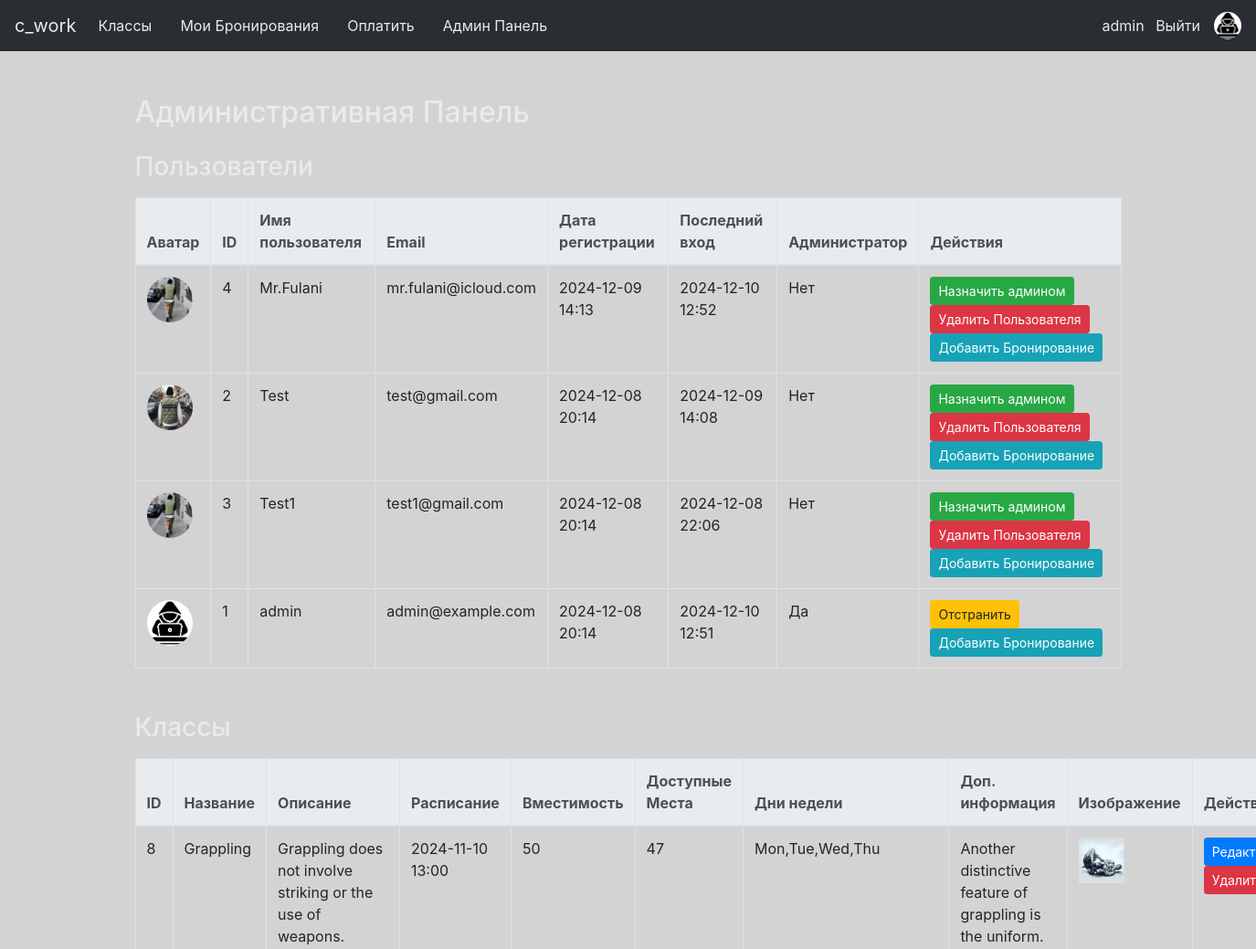
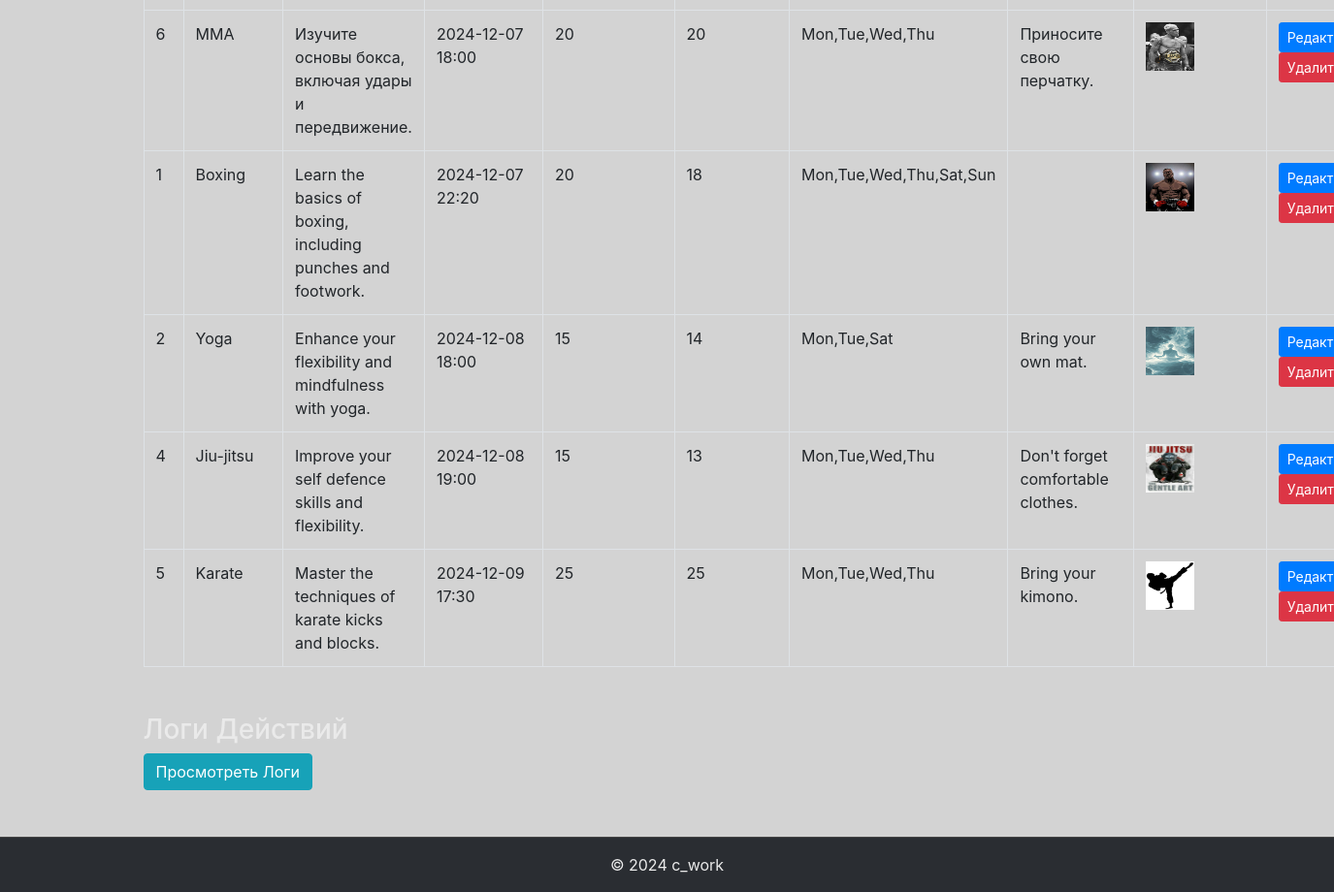
Page /admin/ (signed in) on the earlier database version (2 pictures, top to bottom).
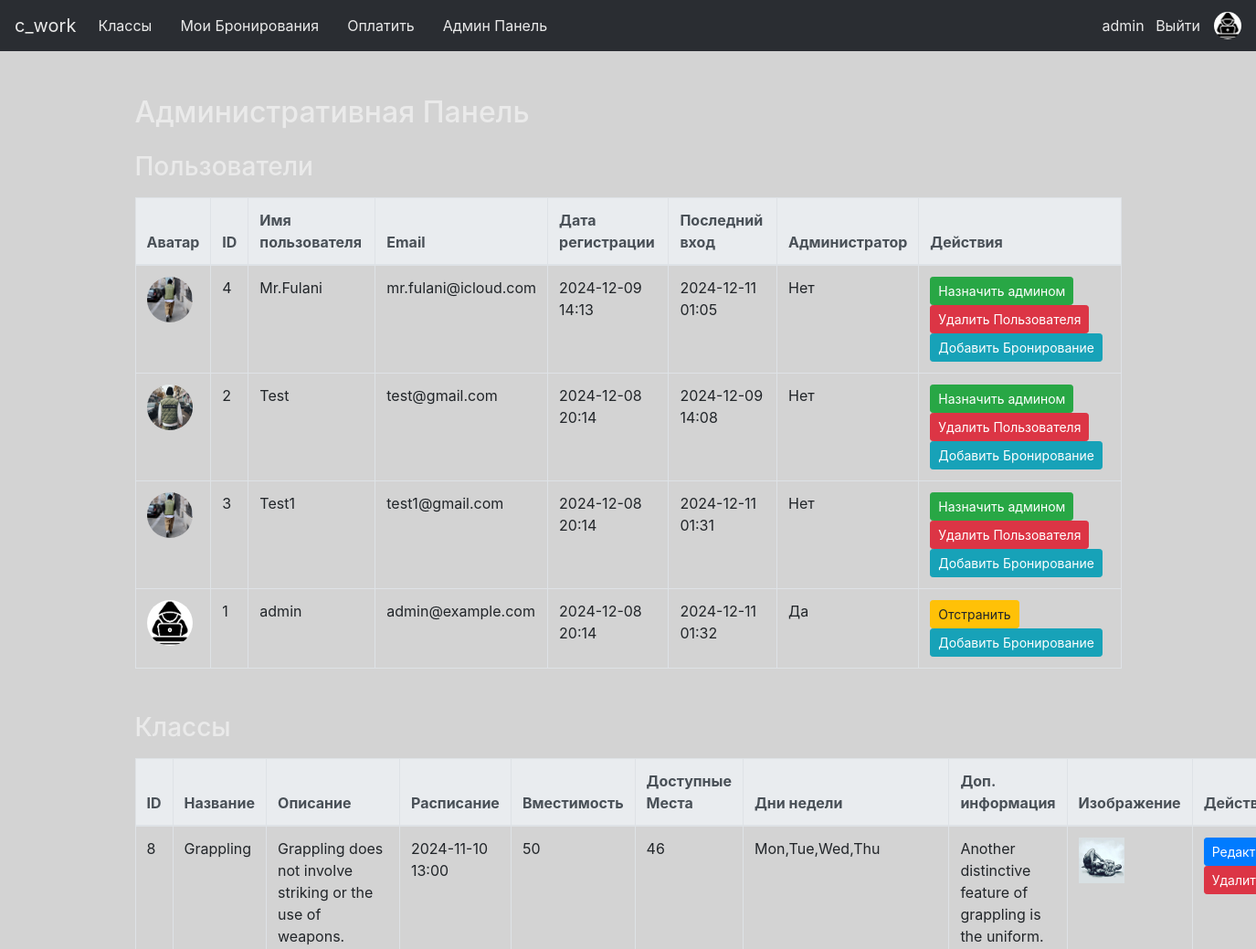
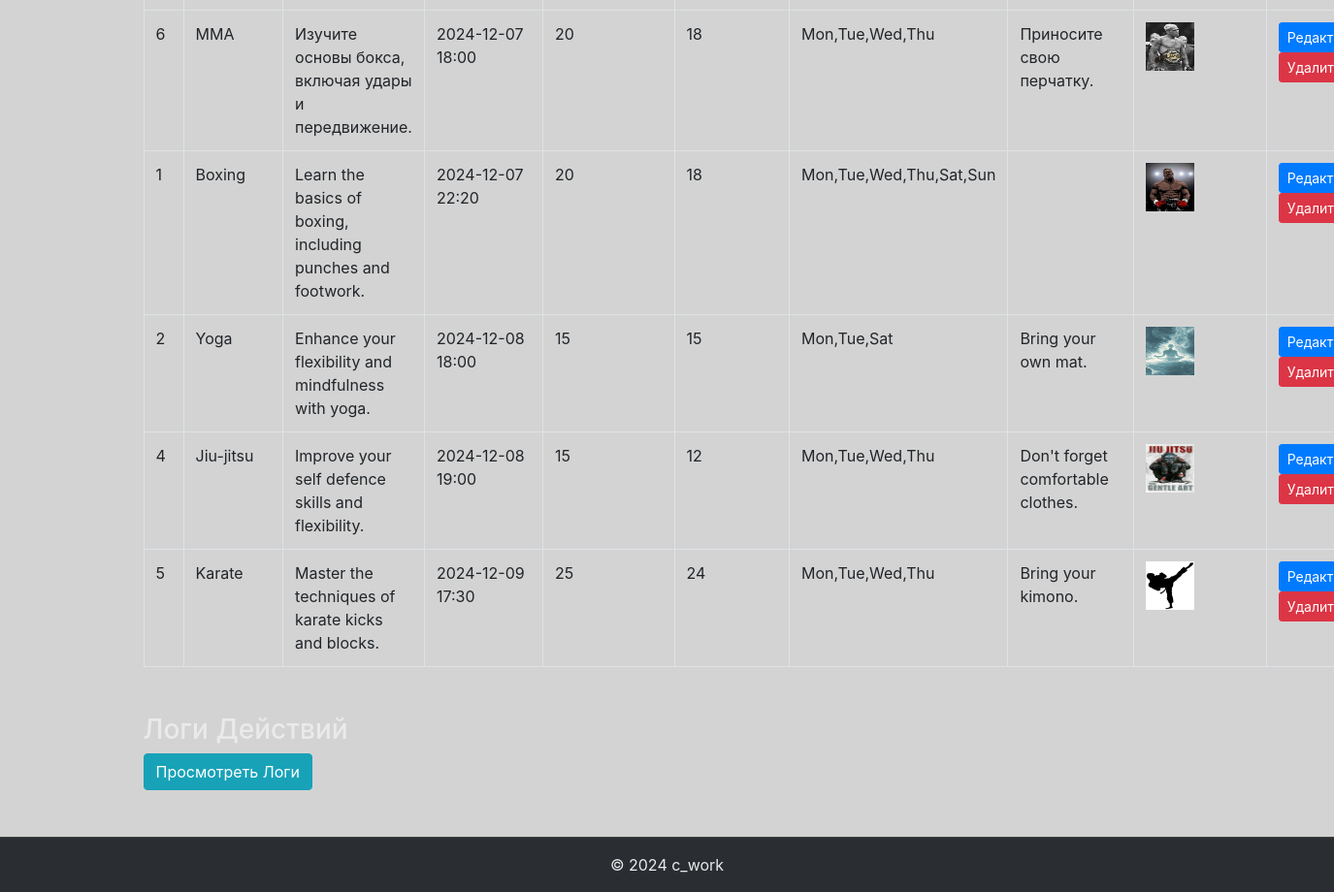
Same page on the later database version (2 pictures, top to bottom).
### app/models.py (models this page shows, shortened)
class User(db.Model, UserMixin):
    id = db.Column(db.Integer, primary_key=True)
    username = db.Column(db.String(20), unique=True, nullable=False)
    email = db.Column(db.String(120), unique=True, nullable=False)
    password = db.Column(db.String(60), nullable=False)
    is_admin = db.Column(db.Boolean, default=False)
    avatar = db.Column(db.String(120), nullable=True, default='user.png')  # Поле для аватара
    date_registered = db.Column(db.DateTime, nullable=False, default=datetime.utcnow)  # Дата регистрации
    last_login = db.Column(db.DateTime, nullable=True)  # Последний вход
    bookings = db.relationship('Booking', backref='user', lazy=True)
    payments = db.relationship('Payment', backref='user', lazy=True)

class Class(db.Model):
    id = db.Column(db.Integer, primary_key=True)
    name = db.Column(db.String(100), nullable=False)
    description = db.Column(db.Text, nullable=True)
    schedule = db.Column(db.DateTime, nullable=False)
    capacity = db.Column(db.Integer, default=10, nullable=False)
    days_of_week = db.Column(db.String(100), nullable=False)
    extra_info = db.Column(db.Text, nullable=True)
    image_filename = db.Column(db.String(100), nullable=True)
    bookings = db.relationship('Booking', backref='class_', lazy=True, cascade='all, delete-orphan')

### app/admin_routes.py (the view)
@admin_bp.route('/')
@login_required
@admin_required
def admin_panel():
    try:
        users = User.query.options(
            joinedload(User.bookings).joinedload(Booking.class_),
            joinedload(User.payments)
        ).order_by(User.username.asc()).all()
        classes = Class.query.order_by(Class.schedule.asc()).all()
        delete_class_forms = {class_.id: DeleteClassForm(class_id=class_.id) for class_ in classes}
        promote_user_forms = {user.id: PromoteUserForm(user_id=user.id) for user in users if not user.is_admin}
        demote_user_forms = {user.id: DemoteUserForm(user_id=user.id) for user in users if user.is_admin}
        delete_user_forms = {user.id: DeleteUserForm(user_id=user.id) for user in users if user.id != current_user.id}
        booking_counts = db.session.query(
            Booking.class_id,
            db.func.count(Booking.id)
        ).filter_by(status='confirmed').group_by(Booking.class_id).all()
        bookings_dict = {class_id: count for class_id, count in booking_counts}
        available_spots = {}
        for class_ in classes:
            confirmed_bookings = bookings_dict.get(class_.id, 0)
            available = class_.capacity - confirmed_bookings
            available_spots[class_.id] = available if available >= 0 else 0  # Предотвращение отрицательных значений
        return render_template(
            'admin_panel.html',
            users=users,
            classes=classes,
            delete_class_forms=delete_class_forms,
            promote_user_forms=promote_user_forms,
            demote_user_forms=demote_user_forms,
            delete_user_forms=delete_user_forms,
            available_spots=available_spots  # Передача данных о доступных местах
        )
    except Exception as e:
        logger.error(f"Ошибка в admin_panel: {e}")
        flash('Произошла ошибка при загрузке панели администратора.', 'danger')
        return redirect(url_for('main.home'))

### app/forms.py
class DeleteClassForm(FlaskForm):
    class_id = HiddenField('Class ID', validators=[DataRequired()])
    submit = SubmitField('Удалить Класс')

class PromoteUserForm(FlaskForm):
    user_id = HiddenField('User ID', validators=[DataRequired()])
    submit = SubmitField('Назначить администратором')

### app/admin_routes.py (called while the page is built)
def admin_required(f):
    from functools import wraps
    @wraps(f)
    def decorated_function(*args, **kwargs):
        if not current_user.is_admin:
            flash('Доступ запрещён. Требуются права администратора.', 'danger')
            return redirect(url_for('main.home'))
        return f(*args, **kwargs)
    return decorated_function

### app/models.py (called while the page is built)
@login_manager.user_loader
def load_user(user_id):
    return User.query.get(int(user_id))

### app/templates/admin_panel.html (shortened to what this page needs)
{% extends "base.html" %}
{% block content %}
<div class="container mt-5">
    <h2>Административная Панель</h2>
    <h3 class="mt-4">Пользователи</h3>
    <table class="table table-bordered table-hover mt-3">
        <thead class="thead-light">
            <tr>
                <th>Аватар</th>
                <th>ID</th>
                <th>Имя пользователя</th>
                <th>Email</th>
                <th>Дата регистрации</th>
                <th>Последний вход</th>
                <th>Администратор</th>
                <th>Действия</th>
            </tr>
        </thead>
        <tbody>
            {% for user in users %}
            <tr>
                <td>
                    <img src="{{ url_for('static', filename='images/' + (user.avatar or 'user.png')) }}" alt="Аватар" class="rounded-circle" width="50" height="50">
                </td>
                <td>{{ user.id }}</td>
                <td>{{ user.username }}</td>
                <td>{{ user.email }}</td>
                <td>{{ user.date_registered.strftime('%Y-%m-%d %H:%M') if user.date_registered else 'Неизвестно' }}</td>
                <td>{{ user.last_login.strftime('%Y-%m-%d %H:%M') if user.last_login else 'Неизвестно' }}</td>
                <td>{{ 'Да' if user.is_admin else 'Нет' }}</td>
                <td>
                    {% if not user.is_admin %}
                        <form action="{{ url_for('admin.promote_user', user_id=user.id) }}" method="POST" style="display:inline;">
                            {{ promote_user_forms[user.id].submit(class="btn btn-success btn-sm", value="Назначить админом") }}
                        </form>
                    {% else %}
                        <form action="{{ url_for('admin.demote_user', user_id=user.id) }}" method="POST" style="display:inline;">
                            {{ demote_user_forms[user.id].submit(class="btn btn-warning btn-sm", value="Отстранить") }}
                        </form>
                    {% endif %}
                    {% if user.id != current_user.id %}
                        <form action="{{ url_for('admin.delete_user', user_id=user.id) }}" method="POST" style="display:inline;">
                            {{ delete_user_forms[user.id].submit(class="btn btn-danger btn-sm", onclick="return confirm('Вы уверены, что хотите удалить этого пользователя?');") }}
                        </form>
                    {% endif %}
                    <a href="{{ url_for('admin.add_booking', user_id=user.id) }}" class="btn btn-info btn-sm">Добавить Бронирование</a>
                </td>
            </tr>
            {% endfor %}
        </tbody>
    </table>
    <h3 class="mt-5">Классы</h3>
    <table class="table table-bordered table-hover mt-3">
        <thead class="thead-light">
            <tr>
                <th>ID</th>
                <th>Название</th>
                <th>Описание</th>
                <th>Расписание</th>
                <th>Вместимость</th>
                <th>Доступные Места</th>
                <th>Дни недели</th>
                <th>Доп. информация</th>
                <th>Изображение</th>
                <th>Действия</th>
            </tr>
        </thead>
        <tbody>
            {% for class_ in classes %}
            <tr>
                <td>{{ class_.id }}</td>
                <td>{{ class_.name }}</td>
                <td>{{ class_.description }}</td>
                <td>{{ class_.schedule.strftime('%Y-%m-%d %H:%M') }}</td>
                <td>{{ class_.capacity }}</td>
                <td>
                    {% if available_spots[class_.id] > 0 %}
                    {{ available_spots[class_.id] }}
                    {% elif available_spots[class_.id] == 0 %}
                    <span class="text-danger">Нет мест</span>
                    {% else %}
                    <span class="text-warning">Переполнено</span>
                    {% endif %}
                </td>
                <td>{{ class_.days_of_week }}</td>
                <td>{{ class_.extra_info }}</td>
                <td>
                    {% if class_.image_filename %}
                        <img src="{{ url_for('static', filename='images/' + class_.image_filename) }}" alt="Изображение" width="50" height="50">
                    {% else %}
                        Нет изображения
                    {% endif %}
                </td>
                <td>
                    <a href="{{ url_for('admin.edit_class', class_id=class_.id) }}" class="btn btn-primary btn-sm">Редактировать</a>
                    <form action="{{ url_for('admin.delete_class', class_id=class_.id) }}" method="POST" style="display:inline;">
                        {{ delete_class_forms[class_.id].submit(class="btn btn-danger btn-sm", onclick="return confirm('Вы уверены, что хотите удалить этот класс?');") }}
                    </form>
                </td>
            </tr>
            {% endfor %}
        </tbody>
    </table>
    <h3 class="mt-5">Логи Действий</h3>
    <a href="{{ url_for('admin.action_logs') }}" class="btn btn-info">Просмотреть Логи</a>
</div>
{% endblock %}

### app/templates/base.html (shortened to what this page needs)
<!DOCTYPE html>
<html lang="ru">
<head>
    <link rel="stylesheet" href="https://stackpath.bootstrapcdn.com/bootstrap/4.5.0/css/bootstrap.min.css">
    <link rel="stylesheet" href="{{ url_for('static', filename='css/styles.css') }}">
</head>
<body>
    <nav class="navbar navbar-expand-lg navbar-light bg-light">
        <a class="navbar-brand" href="{{ url_for('main.home') }}">c_work</a>
        <div class="collapse navbar-collapse" id="navbarNav">
            <ul class="navbar-nav main-nav mr-auto">
                {% if current_user.is_authenticated %}
                    <li class="nav-item">
                        <a class="nav-link" href="{{ url_for('main.classes') }}">Классы</a>
                    </li>
                    <li class="nav-item">
                        <a class="nav-link" href="{{ url_for('main.my_bookings') }}">Мои Бронирования</a>
                    </li>
                    <li class="nav-item">
                        <a class="nav-link" href="{{ url_for('main.process_payment') }}">Оплатить</a>
                    </li>
                    {% if current_user.is_admin %}
                        <li class="nav-item">
                            <a class="nav-link" href="{{ url_for('admin.admin_panel') }}">Админ Панель</a>
                        </li>
                    {% endif %}
                {% endif %}
            </ul>
            <div class="user-section">
                {% if current_user.is_authenticated %}
                    <div>
                        <a href="{{ url_for('main.profile') }}">{{ current_user.username }}</a>
                        <a href="{{ url_for('main.logout') }}" class="ml-2">Выйти</a>
                    </div>
                    <img src="{{ url_for('static', filename='images/' + (current_user.avatar or 'user.png')) }}"
                         alt="Avatar" class="rounded-circle" width="30" height="30">
                {% else %}
                    <a class="nav-link" href="{{ url_for('main.login') }}">Войти</a>
                    <a class="nav-link" href="{{ url_for('main.register') }}">Зарегистрироваться</a>
                {% endif %}
            </div>
        </div>
    </nav>
    <div class="container">
        {% block content %}{% endblock %}
    </div>
    <footer class="footer bg-light text-center py-3 mt-5">
        <span>&copy; 2024 c_work</span>
    </footer>
</body>
</html>

### app/static/css/styles.css (style rules this page uses)
.navbar { background-color: #2a2d32 !important; color: #eaeaea; }
.navbar a { color: #eaeaea !important; }
footer.footer { background-color: #2a2d32 !important; color: #eaeaea !important; padding: 15px 0; text-align: center; border-top: 1px solid #444; }
footer.footer span { color: #eaeaea !important; }
body { background-color: #d3d3d3; color: #eaeaea; }

### app/templates/base.html (style rules this page uses)
.navbar-nav.main-nav { flex-direction: row; }
.main-nav .nav-item { margin-right: 15px; }
.user-section { display: flex; align-items: center; }
.user-section img { margin-left: 15px; }

Differences in the rows shown:
changed User "admin": last_login "2024-12-10 12:51" → "2024-12-11 01:32"
changed User "Mr.Fulani": last_login "2024-12-10 12:52" → "2024-12-11 01:05"
changed User "Test1": last_login "2024-12-08 22:06" → "2024-12-11 01:31"
computed for Class "Grappling": available_spots "47" → "46"
computed for Class "MMA": capacity "20" → "18"
computed for Class "Yoga": capacity "14" → "15"
computed for Class "Jiu-jitsu": available_spots "13" → "12"
computed for Class "Karate": capacity "25" → "24"
